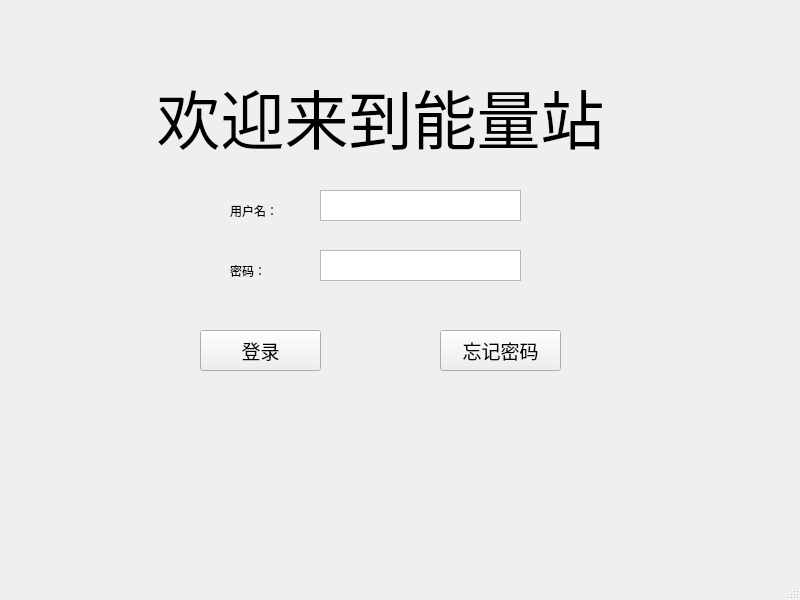
<?xml version="1.0" encoding="UTF-8"?>
<ui version="4.0">
 <class>MainWindow</class>
 <widget class="QMainWindow" name="MainWindow">
  <property name="geometry">
   <rect>
    <x>0</x>
    <y>0</y>
    <width>800</width>
    <height>600</height>
   </rect>
  </property>
  <property name="windowTitle">
   <string>MainWindow</string>
  </property>
  <widget class="QWidget" name="centralwidget">
   <widget class="QPushButton" name="login">
    <property name="geometry">
     <rect>
      <x>200</x>
      <y>330</y>
      <width>121</width>
      <height>41</height>
     </rect>
    </property>
    <property name="font">
     <font>
      <family>微软雅黑</family>
      <pointsize>14</pointsize>
     </font>
    </property>
    <property name="text">
     <string>登录</string>
    </property>
   </widget>
   <widget class="QLabel" name="label">
    <property name="geometry">
     <rect>
      <x>140</x>
      <y>40</y>
      <width>491</width>
      <height>151</height>
     </rect>
    </property>
    <property name="font">
     <font>
      <family>黑体</family>
      <pointsize>48</pointsize>
     </font>
    </property>
    <property name="text">
     <string> 欢迎来到能量站</string>
    </property>
   </widget>
   <widget class="QPushButton" name="else_2">
    <property name="geometry">
     <rect>
      <x>440</x>
      <y>330</y>
      <width>121</width>
      <height>41</height>
     </rect>
    </property>
    <property name="font">
     <font>
      <family>微软雅黑</family>
      <pointsize>14</pointsize>
     </font>
    </property>
    <property name="text">
     <string>忘记密码</string>
    </property>
   </widget>
   <widget class="QLabel" name="label_2">
    <property name="geometry">
     <rect>
      <x>230</x>
      <y>190</y>
      <width>101</width>
      <height>41</height>
     </rect>
    </property>
    <property name="text">
     <string>用户名：</string>
    </property>
   </widget>
   <widget class="QPlainTextEdit" name="plainTextEdit">
    <property name="geometry">
     <rect>
      <x>320</x>
      <y>190</y>
      <width>201</width>
      <height>31</height>
     </rect>
    </property>
   </widget>
   <widget class="QLabel" name="label_3">
    <property name="geometry">
     <rect>
      <x>230</x>
      <y>250</y>
      <width>91</width>
      <height>41</height>
     </rect>
    </property>
    <property name="text">
     <string>密码：</string>
    </property>
   </widget>
   <widget class="QPlainTextEdit" name="plainTextEdit_2">
    <property name="geometry">
     <rect>
      <x>320</x>
      <y>250</y>
      <width>201</width>
      <height>31</height>
     </rect>
    </property>
   </widget>
  </widget>
  <widget class="QMenuBar" name="menubar">
   <property name="geometry">
    <rect>
     <x>0</x>
     <y>0</y>
     <width>800</width>
     <height>21</height>
    </rect>
   </property>
  </widget>
  <widget class="QStatusBar" name="statusbar"/>
 </widget>
 <resources/>
 <connections/>
</ui>
